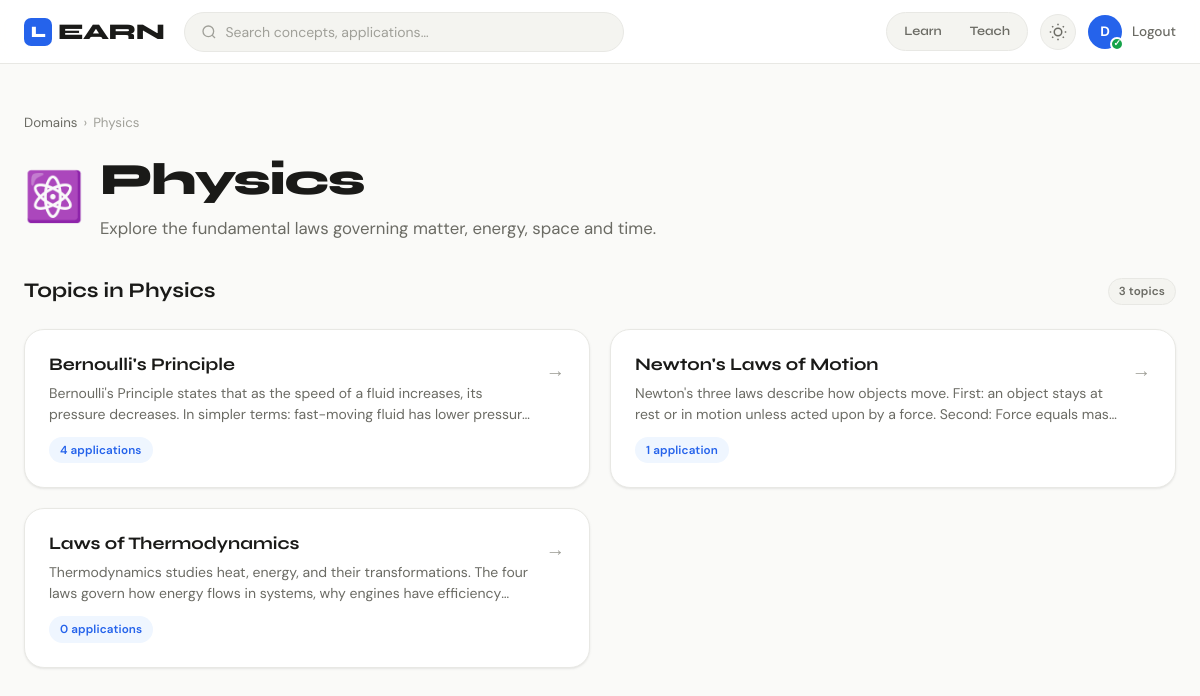
The page /domain/1 (signed in) on the database its author committed.
### models.py (models this page shows, shortened)
class User(UserMixin, db.Model):
    __tablename__ = 'users'
    id = db.Column(db.Integer, primary_key=True)
    name = db.Column(db.String(100), nullable=False)
    email = db.Column(db.String(150), unique=True, nullable=False)
    password_hash = db.Column(db.String(256), nullable=False)
    role = db.Column(db.String(20), default='user')  # 'user', 'admin'
    reputation = db.Column(db.Integer, default=0)
    is_verified = db.Column(db.Boolean, default=False)
    mode = db.Column(db.String(10), default=None)  # 'learn' or 'teach'
    created_at = db.Column(db.DateTime, default=datetime.utcnow)
    applications = db.relationship('Application', backref='author', lazy=True)
    comments = db.relationship('Comment', backref='author', lazy=True)
    votes = db.relationship('Vote', backref='voter', lazy=True)
    reports = db.relationship('Report', backref='reporter', lazy=True)

class Domain(db.Model):
    __tablename__ = 'domains'
    id = db.Column(db.Integer, primary_key=True)
    name = db.Column(db.String(100), unique=True, nullable=False)
    icon = db.Column(db.String(50), default='🔬')
    description = db.Column(db.String(300))
    topics = db.relationship('Topic', backref='domain', lazy=True)

class Topic(db.Model):
    __tablename__ = 'topics'
    id = db.Column(db.Integer, primary_key=True)
    name = db.Column(db.String(150), nullable=False)
    domain_id = db.Column(db.Integer, db.ForeignKey('domains.id'), nullable=False)
    explanation = db.Column(db.Text)
    applications = db.relationship('Application', backref='topic', lazy=True)

### routes/main_routes.py (the view)
@main_bp.route('/domain/<int:domain_id>')
@login_required
def domain_detail(domain_id):
    domain = Domain.query.get_or_404(domain_id)
    topics = Topic.query.filter_by(domain_id=domain_id).all()
    return render_template('domain_detail.html', domain=domain, topics=topics)

### templates/domain_detail.html (shortened to what this page needs)
{% extends "base.html" %}
{% block content %}
<div class="container-wide">
  <div class="page-header">
    <div class="breadcrumb">
      <a href="{{ url_for('main.domains') }}">Domains</a>
      <span class="breadcrumb-sep">›</span>
      <span>{{ domain.name }}</span>
    </div>
    <div style="display:flex;align-items:center;gap:16px;flex-wrap:wrap;">
      <span style="font-size:3rem;">{{ domain.icon }}</span>
      <div>
        <h1 class="page-title fade-up">{{ domain.name }}</h1>
        <p class="page-subtitle fade-up fade-up-1">{{ domain.description }}</p>
      </div>
    </div>
  </div>
  <div class="section-header">
    <h2 class="section-title">Topics in {{ domain.name }}</h2>
    <span class="tag">{{ topics | length }} topic{% if topics | length != 1 %}s{% endif %}</span>
  </div>
  {% if topics %}
  <div class="grid-2 fade-up fade-up-1">
    {% for topic in topics %}
    <a href="{{ url_for('main.topic_detail', topic_id=topic.id) }}" class="card" style="display:block;padding:24px;text-decoration:none;">
      <div style="display:flex;align-items:start;justify-content:space-between;gap:12px;">
        <div>
          <h3 style="font-family:var(--font-display);font-size:1.1rem;font-weight:700;margin-bottom:8px;color:var(--text);">{{ topic.name }}</h3>
          {% if topic.explanation %}
          <p style="font-size:0.875rem;color:var(--text-secondary);line-height:1.5;display:-webkit-box;-webkit-line-clamp:2;-webkit-box-orient:vertical;overflow:hidden;">
            {{ topic.explanation }}
          </p>
          {% endif %}
          <div style="margin-top:12px;display:flex;align-items:center;gap:8px;">
            <span class="tag tag-accent">{{ topic.applications | length }} application{% if topic.applications | length != 1 %}s{% endif %}</span>
          </div>
        </div>
        <span style="color:var(--text-muted);font-size:1.2rem;flex-shrink:0;margin-top:2px;">→</span>
      </div>
    </a>
    {% endfor %}
  </div>
  {% endif %}
  <div style="padding-bottom:60px;"></div>
</div>
{% endblock %}

### templates/base.html (shortened to what this page needs)
<!DOCTYPE html>
<html lang="en" data-theme="light">
<head>
  <link rel="stylesheet" href="{{ url_for('static', filename='css/main.css') }}">
</head>
<body>
{% if current_user.is_authenticated %}
<nav class="navbar">
  <div class="nav-inner">
    <a href="{{ url_for('main.domains') }}" class="nav-logo">
      <span class="logo-mark">L</span>EARN
    </a>
    <div class="nav-center">
      <form action="{{ url_for('main.search') }}" method="get" class="nav-search-form" autocomplete="off">
        <div class="search-wrap">
          <svg width="16" height="16" viewBox="0 0 24 24" fill="none" stroke="currentColor" stroke-width="2"><circle cx="11" cy="11" r="8"/><path d="m21 21-4.35-4.35"/></svg>
          <input type="text" name="q" placeholder="Search concepts, applications…" id="globalSearch" value="{{ request.args.get('q', '') }}">
        </div>
      </form>
    </div>
    <div class="nav-right">
      <div class="mode-pill">
        <a href="{{ url_for('main.switch_mode', mode='learn') }}" class="mode-btn {% if current_user.mode == 'learn' %}active{% endif %}">Learn</a>
        <a href="{{ url_for('main.switch_mode', mode='teach') }}" class="mode-btn {% if current_user.mode == 'teach' %}active{% endif %}">Teach</a>
      </div>
      <button class="theme-toggle" id="themeToggle" title="Toggle dark mode">
      </button>
      <div class="nav-user">
        <a href="{{ url_for('main.dashboard') }}" class="user-avatar" title="{{ current_user.name }}">
          {{ current_user.name[0].upper() }}
          {% if current_user.is_verified %}<span class="verified-dot">✓</span>{% endif %}
        </a>
        <a href="{{ url_for('auth.logout') }}" class="nav-link">Logout</a>
      </div>
    </div>
  </div>
</nav>
{% endif %}
<main class="main-content">
  {% block content %}{% endblock %}
</main>
</body>
</html>

### rows shown on the page
User: name "D"
Domain: name "Physics", icon "⚛️", description "Explore the fundamental laws governing matter, energy, space and time."
Topic: name "Bernoulli's Principle", explanation "Bernoulli's Principle states that as the speed of a fluid increases, its pressure decreases. In simpler terms: fast-moving fluid has lower…", applications|length "4"
Topic: name "Newton's Laws of Motion", explanation "Newton's three laws describe how objects move. First: an object stays at rest or in motion unless acted upon by a force. Second: Force equals…", applications|length "1"
Topic: name "Laws of Thermodynamics", explanation "Thermodynamics studies heat, energy, and their transformations. The four laws govern how energy flows in systems, why engines have…", applications|length "0"

### other values the page prints
{{ topics | length }} "3"
